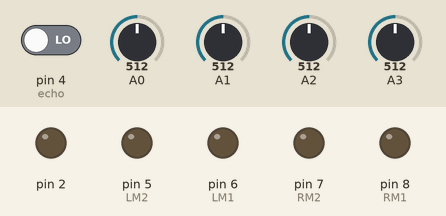
A sketch run on a simulated Arduino Uno, built with avr-gcc and run on an emulated ATmega328P. Shown: output pins drawn as LEDs (lit = HIGH). Inputs (shaded band) come from the test bench; at power-on: A3 = 512, pin 4 (echo) LOW, A0 = 512, A1 = 512, A2 = 512. Pins used as bus, display or sensor lines are not drawn; what the sketch prints to the serial monitor is not drawn.

Above: at 1.2 s.
1.3 s: A3 set to 886
3.3 s: A3 set to 918
At 5.4 s:
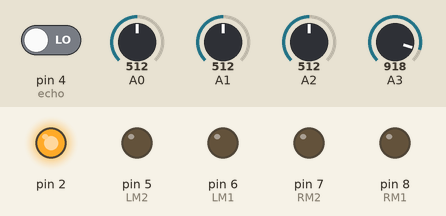
5.8 s: A3 set to 890
At 7.2 s:
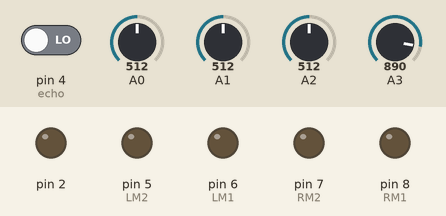
8.0 s: A3 set to 910
At 9.1 s:
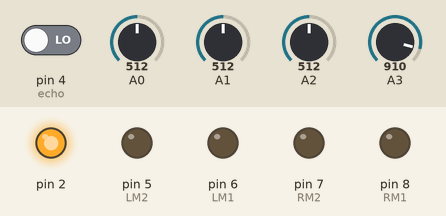
Timing chart, 0 to 11.0 s (numbered marks = the images above; inputs shaded):
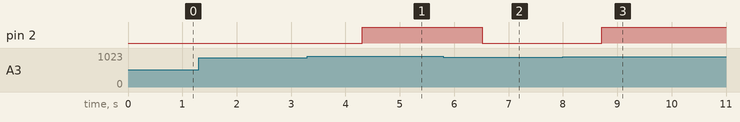

The sketch:

glovetest-with_buzzer.ino
```cpp
int trig=3;
int echo=4;

int RM1=8;
int RM2=7;
int LM1=6;
int LM2=5;

void setup() {
  Serial.begin(9600);

 pinMode(trig,OUTPUT);
 pinMode(echo,INPUT);

  pinMode(A0,INPUT);
  pinMode(A1,INPUT);
  pinMode(A2,INPUT);
  pinMode(2,OUTPUT);

 pinMode(RM1,OUTPUT);
 pinMode(RM2,OUTPUT);
 pinMode(LM1,OUTPUT);
 pinMode(LM2,OUTPUT);
}

void loop() {
  digitalWrite(trig,LOW);
  delayMicroseconds(2);
  digitalWrite(trig,HIGH);
  delayMicroseconds(100);

  long x=pulseIn(echo,HIGH);
  long y=x/58;
  Serial.print(y);
  Serial.println("cm");


  if(y>13){                                           //stopp
  digitalWrite(RM1,LOW);
  digitalWrite(RM2,LOW);
  digitalWrite(LM1,LOW);
  digitalWrite(LM2,LOW);
  }

  else{                                               //run


  float a = analogRead(A0);
  float b = analogRead(A1);
  float c = analogRead(A2);
  float d = analogRead(A3);

 Serial.print(b);
 Serial.print("     ");
  Serial.print(c);
  Serial.print("   ");
  Serial.print(d);


  if(a>900&&b<50&&c<50)//right turn
 {digitalWrite(RM1,HIGH);
  digitalWrite(RM2,LOW);
   digitalWrite(LM1,LOW);
   digitalWrite(LM2,HIGH);}

   else if(a<50&&c>900&&b<50)//left turn
   {digitalWrite(RM1,LOW);
  digitalWrite(RM2,HIGH);
   digitalWrite(LM1,HIGH);
   digitalWrite(LM2,LOW);}

   else if(a<50&&b>900&&c<50)//forward
   {digitalWrite(RM1,HIGH);
  digitalWrite(RM2,LOW);
   digitalWrite(LM1,HIGH);
   digitalWrite(LM2,LOW);}

   else if(a>900&&c<50&&b>900)//reverse
    {digitalWrite(RM1,LOW);
  digitalWrite(RM2,HIGH);
   digitalWrite(LM1,LOW);
   digitalWrite(LM2,HIGH);
   }

   else if(b>900&&a<50&&c>900)//reverse
   {digitalWrite(RM1,LOW);
  digitalWrite(RM2,HIGH);
   digitalWrite(LM1,LOW);
   digitalWrite(LM2,HIGH);}

   else
    {digitalWrite(RM1,LOW);
  digitalWrite(RM2,LOW);
   digitalWrite(LM1,LOW);
   digitalWrite(LM2,LOW);}
   if(d>900)
   {digitalWrite(2,HIGH);}
   else
   { digitalWrite(2,LOW);}

  delay(100);
    }

 }
```

Measured:
- the behaviour switches between 900 and 901 on A3 (found by bisection; images 0 and 1)
- after the input at 1.3 s, every drawn part: stays the same
- after the input at 3.3 s, pin 2: LOW → HIGH after 1.0 s
- after the input at 5.8 s, pin 2: HIGH → LOW after 0.71 s
- after the input at 8.0 s, pin 2: LOW → HIGH after 0.72 s
